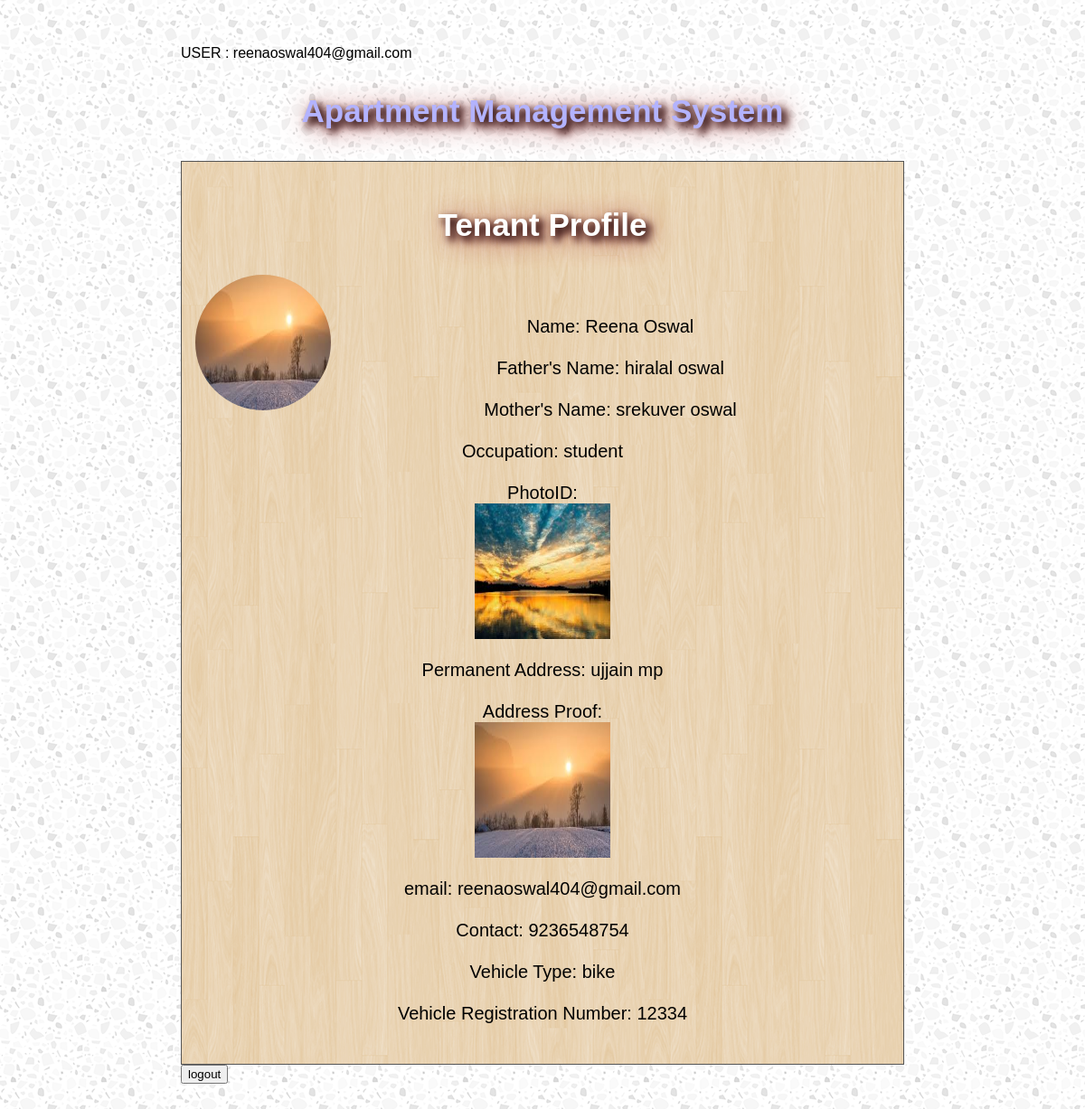
The page /tenantview.php (signed in) on the database its author committed.
### tables this page shows
CREATE TABLE IF NOT EXISTS `tenant` (
  `name` varchar(50) NOT NULL,
  `fname` varchar(50) NOT NULL,
  `mname` varchar(50) NOT NULL,
  `occupation` varchar(50) NOT NULL,
  `photoid` varchar(500) NOT NULL,
  `photo` varchar(500) NOT NULL,
  `peradd` varchar(50) NOT NULL,
  `addprf` varchar(500) NOT NULL,
  `contact` varchar(20) NOT NULL,
  `email` varchar(30) NOT NULL,
  `vehicletype` varchar(30) NOT NULL,
  `vehicleregno` varchar(30) NOT NULL,
  PRIMARY KEY  (`vehicleregno`)
);

### tenantview.php (the view, shortened to what this page needs)
  <?php
$email=$_SESSION['email'];
echo $email;
$servername = "localhost";
$username = "root";
$password = "12345";
$dbname = "abc";
$conn = new mysqli($servername, $username, $password, $dbname);
?>
<!DOCTYPE html>
<html>
<head>
</head>
<body  topmargin="50" leftmargin="200" rightmargin="200">
<h3 style="text-align:center;font-size:35px;color:#b3b3ff;text-shadow: 5px 5px 10px black, 5px 5px 30px rgb(163, 53, 52), 5px 5px 10px rgb(163, 53, 52);">
  Apartment Management System</h3>
<Header>
<h3 style="text-align:center;font-size:35px;color:white;text-shadow: 5px 5px 10px black, 5px 5px 30px rgb(163, 53, 52), 5px 5px 10px rgb(163, 53, 52);">
  Tenant Profile</h3>
<p style="text-align:center;">
<?php
$result = mysqli_query($conn,"SELECT * FROM tenant WHERE email='$email'");
while($row = mysqli_fetch_array($result))
{
echo  "<img style='float:left;border-radius:80%' src='".$row['photo']."' height='150' width='150'/><br><br>";
echo "Name: ".$row['name']."<br><br>" ;
echo "Father's Name:  " . $row['fname'] . "<br><br>";
echo "Mother's Name:  " . $row['mname'] . "<br><br>";
echo "Occupation:  " . $row['occupation'] . "<br><br>";
echo  "PhotoID: <br><img src='".$row['photoid']."' height='150' width='150'/><br><br>";
echo "Permanent Address:  " . $row['peradd'] . "<br><br>";
echo  "Address Proof: <br><img src='".$row['addprf']."' height='150' width='150'/><br><br>";
echo "email:  " . $row['email'] . "<br><br>";
echo "Contact: ".$row['contact']."<br><br>" ;
echo "Vehicle Type:  " . $row['vehicletype'] . "<br><br>";
echo "Vehicle Registration Number: ".$row['vehicleregno']."<br><br>" ;
}
?>
 </p>
</Header>
<form action='login.php'> <button >logout</button></form>
</body>
</html>

### tenantview.php (style rules this page uses)
h3 { text-shadow: 2px 2px 3px Grey; }
* { box-sizing: border-box; }
body { font-family: Arial, Helvetica, sans-serif; background-image: url("t.png"); background-color:blue; }
header { background-color:Tomato; background-image:url("wood.png"); padding: 15px; text-align: center; font-size: 30px; color: black; font-size:20px; border: 1px solid #555; height:1000px; }

### rows shown on the page
tenant: photo (picture), name "Reena Oswal", fname "hiralal oswal", mname "srekuver oswal", occupation "student", photoid (picture), peradd "ujjain mp", addprf (picture), email "reenaoswal404@gmail.com", contact "9236548754", vehicletype "bike", vehicleregno "12334"

### other values the page prints
$email "reenaoswal404@gmail.com"
